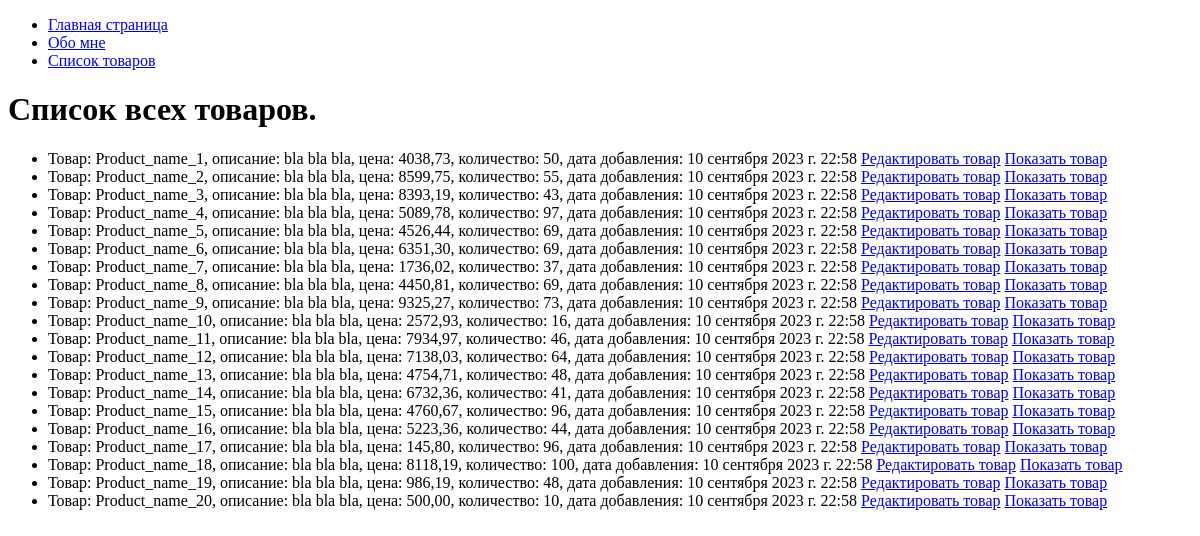
Before: /products/ with the older database file.
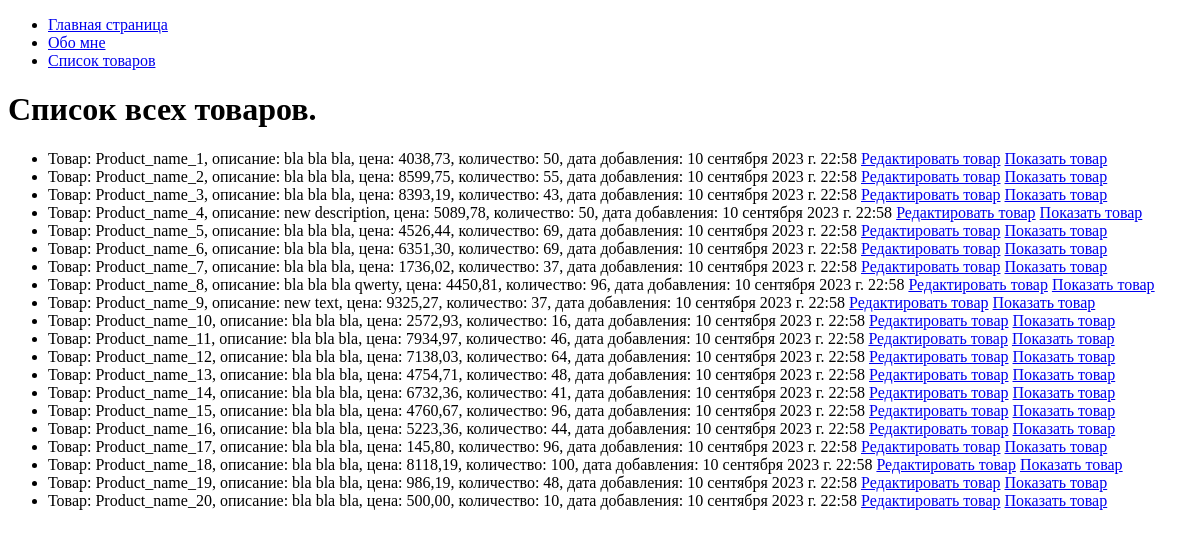
After: the same page with the newer database file.
### homework_2_app/models.py (models this page shows, shortened)
class Product(models.Model):
    name = models.CharField(max_length=100)
    description = models.TextField()
    price = models.DecimalField(max_digits=10, decimal_places=2)
    quantity = models.IntegerField()
    date_added = models.DateTimeField(auto_now_add=True)
    image = models.ImageField(upload_to='media/',
                            default='pngtree-super-selling-product-tag-png-image_4477856.png')

### homework_4_app/views.py (the view)
# urls.py: path('products/', ReadingProducts.as_view(), name='reading_products'),
class ReadingProducts(View):
    def get(self, request):
        products = Product.objects.all()
        return render(request, 'homework_4_app/all_products.html', {'products': products})

### homework_4_app/templates/homework_4_app/all_products.html (shortened to what this page needs)
{% extends 'base.html' %}
{% block content %}
    <h1> Список всех товаров.</h1>
    <ul>
        {% for product in products %}
            <li>Товар: {{ product.name }},
                описание: {{ product.description }},
                цена: {{ product.price }},
                количество: {{ product.quantity }},
                дата добавления: {{ product.date_added }}
                <a href="{% url 'update_product' product.pk %}">Редактировать товар</a>
                <a href="{% url 'show_image' product.pk %}">Показать товар</a>
            </li>
        {% endfor %}
    </ul>
{% endblock %}

### templates/base.html (shortened to what this page needs)
<!DOCTYPE html>
<html>
<head>
</head>
<body>
    <div>
        <ul>
            <li><a href="{% url 'index' %}">Главная страница</a></li>
            <li><a href="{% url 'about' %}">Обо мне</a></li>
            <li><a href="{% url 'reading_products' %}">Список товаров</a></li>
        </ul>
    </div>
    {% block content %}{% endblock %}
</body>
</html>

Changed rows visible on the page:
changed Product "Product_name_4": description "bla bla bla" → "new description"; quantity "97" → "50"
changed Product "Product_name_8": description "bla bla bla" → "bla bla bla qwerty"; quantity "69" → "96"
changed Product "Product_name_9": description "bla bla bla" → "new text"; quantity "73" → "37"
